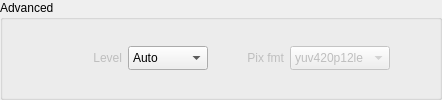
                        <widget class="QGroupBox" name="groupBoxSettings_4">
                         <property name="title">
                          <string>Advanced</string>
                         </property>
                         <layout class="QGridLayout" name="gridLayout_24">
                          <property name="leftMargin">
                           <number>9</number>
                          </property>
                          <property name="topMargin">
                           <number>20</number>
                          </property>
                          <property name="rightMargin">
                           <number>9</number>
                          </property>
                          <property name="bottomMargin">
                           <number>20</number>
                          </property>
                          <item row="0" column="0">
                           <layout class="QGridLayout" name="gridLayout_20">
                            <property name="verticalSpacing">
                             <number>24</number>
                            </property>
                            <item row="0" column="6">
                             <spacer name="horizontalSpacer_26">
                              <property name="orientation">
                               <enum>Qt::Orientation::Horizontal</enum>
                              </property>
                              <property name="sizeHint" stdset="0">
                               <size>
                                <width>40</width>
                                <height>20</height>
                               </size>
                              </property>
                             </spacer>
                            </item>
                            <item row="0" column="4">
                             <widget class="QLabel" name="label_pixfmt">
                              <property name="enabled">
                               <bool>false</bool>
                              </property>
                              <property name="minimumSize">
                               <size>
                                <width>45</width>
                                <height>0</height>
                               </size>
                              </property>
                              <property name="maximumSize">
                               <size>
                                <width>16777215</width>
                                <height>24</height>
                               </size>
                              </property>
                              <property name="text">
                               <string>   Pix fmt</string>
                              </property>
                              <property name="alignment">
                               <set>Qt::AlignmentFlag::AlignRight|Qt::AlignmentFlag::AlignTrailing|Qt::AlignmentFlag::AlignVCenter</set>
                              </property>
                             </widget>
                            </item>
                            <item row="0" column="5">
                             <widget class="QComboBox" name="comboBox_pixfmt">
                              <property name="enabled">
                               <bool>false</bool>
                              </property>
                              <property name="minimumSize">
                               <size>
                                <width>100</width>
                                <height>0</height>
                               </size>
                              </property>
                              <property name="maximumSize">
                               <size>
                                <width>100</width>
                                <height>25</height>
                               </size>
                              </property>
                              <property name="autoFillBackground">
                               <bool>false</bool>
                              </property>
                              <property name="styleSheet">
                               <string notr="true"/>
                              </property>
                              <property name="editable">
                               <bool>false</bool>
                              </property>
                              <property name="currentIndex">
                               <number>0</number>
                              </property>
                              <property name="maxCount">
                               <number>20</number>
                              </property>
                              <property name="iconSize">
                               <size>
                                <width>16</width>
                                <height>16</height>
                               </size>
                              </property>
                              <property name="frame">
                               <bool>true</bool>
                              </property>
                              <item>
                               <property name="text">
                                <string notr="true">yuv420p12le</string>
                               </property>
                              </item>
                              <item>
                               <property name="text">
                                <string notr="true">yuv444p10le</string>
                               </property>
                              </item>
                              <item>
                               <property name="text">
                                <string notr="true">yuv422p10le</string>
                               </property>
                              </item>
                              <item>
                               <property name="text">
                                <string notr="true">yuv420p10le</string>
                               </property>
                              </item>
                              <item>
                               <property name="text">
                                <string notr="true">yuv422p</string>
                               </property>
                              </item>
                              <item>
                               <property name="text">
                                <string notr="true">yuv420p</string>
                               </property>
                              </item>
                              <item>
                               <property name="text">
                                <string notr="true">p010le</string>
                               </property>
                              </item>
                              <item>
                               <property name="text">
                                <string>Auto</string>
                               </property>
                              </item>
                             </widget>
                            </item>
                            <item row="0" column="2">
                             <widget class="QComboBox" name="comboBox_level">
                              <property name="enabled">
                               <bool>true</bool>
                              </property>
                              <property name="minimumSize">
                               <size>
                                <width>80</width>
                                <height>0</height>
                               </size>
                              </property>
                              <property name="maximumSize">
                               <size>
                                <width>80</width>
                                <height>25</height>
                               </size>
                              </property>
                              <property name="autoFillBackground">
                               <bool>false</bool>
                              </property>
                              <property name="styleSheet">
                               <string notr="true"/>
                              </property>
                              <property name="editable">
                               <bool>false</bool>
                              </property>
                              <property name="currentIndex">
                               <number>0</number>
                              </property>
                              <property name="maxCount">
                               <number>20</number>
                              </property>
                              <property name="iconSize">
                               <size>
                                <width>16</width>
                                <height>16</height>
                               </size>
                              </property>
                              <property name="frame">
                               <bool>true</bool>
                              </property>
                              <item>
                               <property name="text">
                                <string>Auto</string>
                               </property>
                              </item>
                              <item>
                               <property name="text">
                                <string notr="true">1</string>
                               </property>
                              </item>
                              <item>
                               <property name="text">
                                <string notr="true">2</string>
                               </property>
                              </item>
                              <item>
                               <property name="text">
                                <string notr="true">2.1</string>
                               </property>
                              </item>
                              <item>
                               <property name="text">
                                <string notr="true">3</string>
                               </property>
                              </item>
                              <item>
                               <property name="text">
                                <string notr="true">3.1</string>
                               </property>
                              </item>
                              <item>
                               <property name="text">
                                <string notr="true">4</string>
                               </property>
                              </item>
                              <item>
                               <property name="text">
                                <string notr="true">4.1</string>
                               </property>
                              </item>
                              <item>
                               <property name="text">
                                <string notr="true">5</string>
                               </property>
                              </item>
                              <item>
                               <property name="text">
                                <string notr="true">5.1</string>
                               </property>
                              </item>
                              <item>
                               <property name="text">
                                <string notr="true">5.2</string>
                               </property>
                              </item>
                              <item>
                               <property name="text">
                                <string notr="true">6</string>
                               </property>
                              </item>
                              <item>
                               <property name="text">
                                <string notr="true">6.1</string>
                               </property>
                              </item>
                              <item>
                               <property name="text">
                                <string notr="true">6.2</string>
                               </property>
                              </item>
                             </widget>
                            </item>
                            <item row="0" column="1" alignment="Qt::AlignmentFlag::AlignRight">
                             <widget class="QLabel" name="label_level">
                              <property name="enabled">
                               <bool>false</bool>
                              </property>
                              <property name="minimumSize">
                               <size>
                                <width>70</width>
                                <height>0</height>
                               </size>
                              </property>
                              <property name="maximumSize">
                               <size>
                                <width>16777215</width>
                                <height>24</height>
                               </size>
                              </property>
                              <property name="text">
                               <string>Level</string>
                              </property>
                              <property name="alignment">
                               <set>Qt::AlignmentFlag::AlignRight|Qt::AlignmentFlag::AlignTrailing|Qt::AlignmentFlag::AlignVCenter</set>
                              </property>
                             </widget>
                            </item>
                            <item row="0" column="0">
                             <spacer name="horizontalSpacer_25">
                              <property name="orientation">
                               <enum>Qt::Orientation::Horizontal</enum>
                              </property>
                              <property name="sizeHint" stdset="0">
                               <size>
                                <width>40</width>
                                <height>20</height>
                               </size>
                              </property>
                             </spacer>
                            </item>
                            <item row="0" column="3">
                             <spacer name="horizontalSpacer_27">
                              <property name="orientation">
                               <enum>Qt::Orientation::Horizontal</enum>
                              </property>
                              <property name="sizeType">
                               <enum>QSizePolicy::Policy::Fixed</enum>
                              </property>
                              <property name="sizeHint" stdset="0">
                               <size>
                                <width>22</width>
                                <height>20</height>
                               </size>
                              </property>
                             </spacer>
                            </item>
                           </layout>
                          </item>
                         </layout>
                        </widget>
